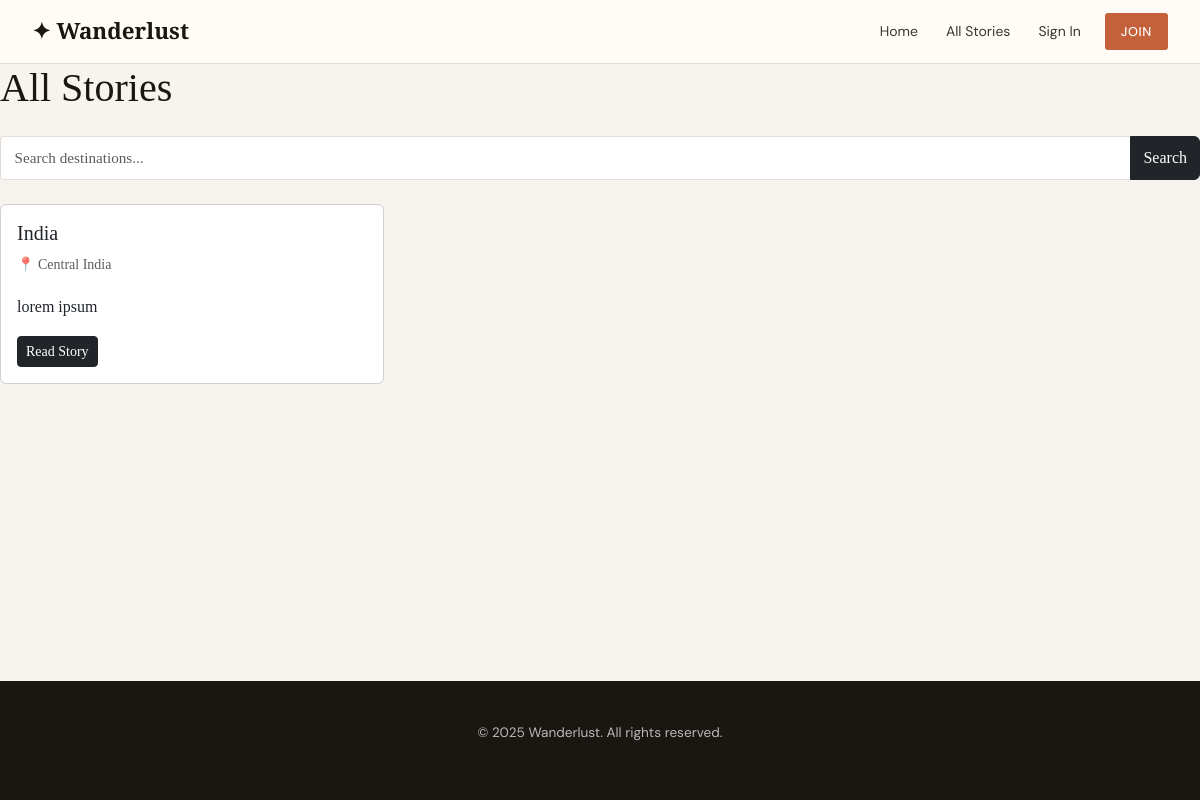
The app's page /posts/, older data.
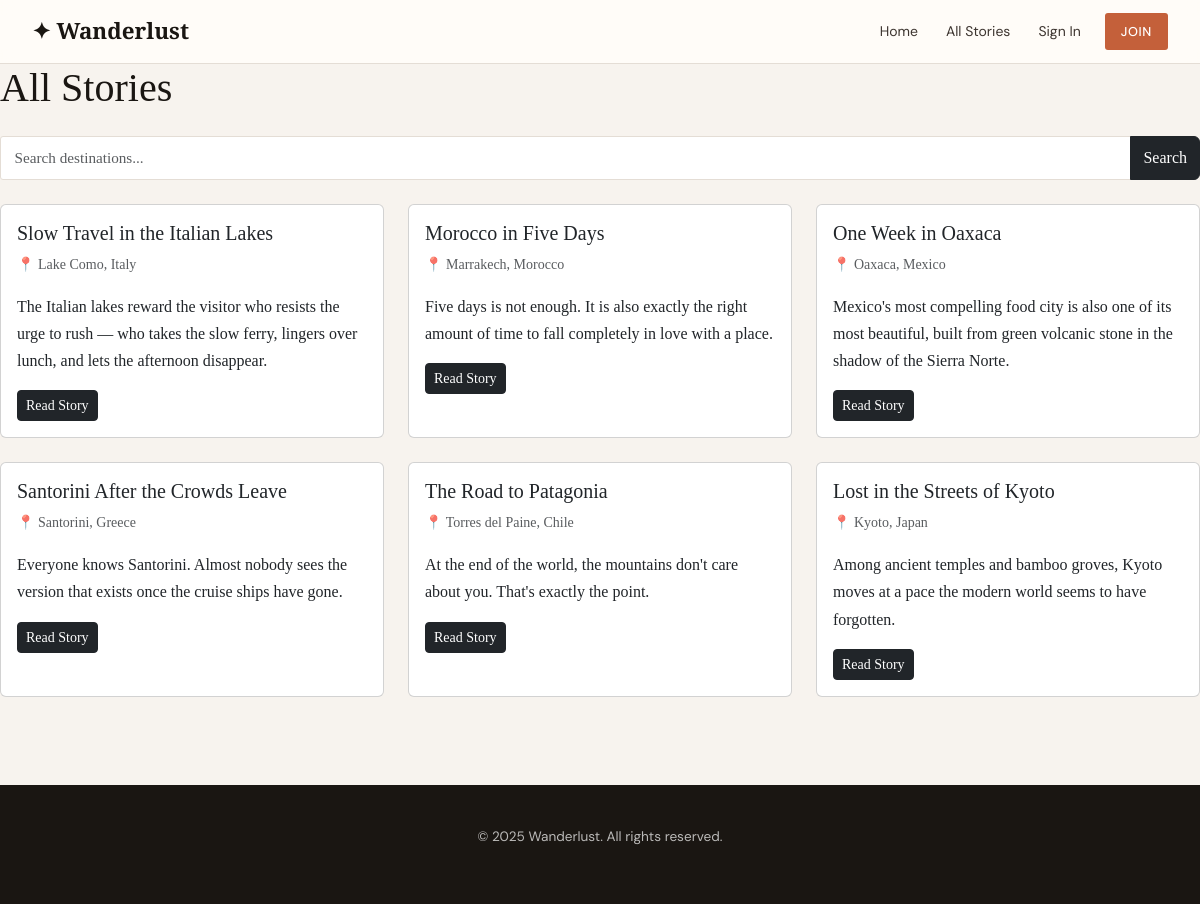
The same page, newer data.
### blog/models.py (models this page shows, shortened)
class Post(models.Model):
    STATUS_DRAFT = 'draft'
    STATUS_PUBLISHED = 'published'
    STATUS_CHOICES = [
        (STATUS_DRAFT, 'Draft'),
        (STATUS_PUBLISHED, 'Published'),
    ]
    title = models.CharField(max_length=200)
    slug = models.SlugField(max_length=200, unique=True, blank=True)
    author = models.ForeignKey(User, on_delete=models.CASCADE, related_name='posts')
    category = models.ForeignKey(Category, on_delete=models.SET_NULL, null=True, blank=True, related_name='posts')
    destination = models.CharField(max_length=100)
    excerpt = models.TextField(max_length=300)
    content = models.TextField()
    status = models.CharField(max_length=10, choices=STATUS_CHOICES, default=STATUS_DRAFT)
    created_at = models.DateTimeField(auto_now_add=True)
    featured = models.BooleanField(default=False)
    class Meta:
        ordering = ['-created_at']
    def get_absolute_url(self):
        return reverse('blog:post_detail', kwargs={'slug': self.slug})

### blog/views.py (the view)
# urls.py: path('posts/', views.post_list, name='post_list'),
def post_list(request):
    from django.db.models import Q
    queryset = Post.objects.filter(status=Post.STATUS_PUBLISHED)
    search_query = request.GET.get('q', '')
    category_slug = request.GET.get('category', '')
    if search_query:
        queryset = queryset.filter(
            Q(title__icontains=search_query) |
            Q(destination__icontains=search_query) |
            Q(excerpt__icontains=search_query)
        )
    if category_slug:
        queryset = queryset.filter(category__slug=category_slug)
    context = {
        'posts': queryset,
        'categories': Category.objects.all(),
        'search_query': search_query,
    }
    return render(request, 'blog/post_list.html', context)

### templates/blog/post_list.html
{% extends 'base.html' %} {% block title %}All Stories — Wanderlust{% endblock%}
{% block content %}
<h1 class="mb-4">All Stories</h1>
<form method="get" class="mb-4">
    <div class="input-group">
        <input
            type="search"
            name="q"
            value="{{ search_query }}"
            class="form-control"
            placeholder="Search destinations..."
        />
        <button type="submit" class="btn btn-dark">Search</button>
    </div>
</form>
{% if posts %}
<div class="row">
    {% for post in posts %}
    <div class="col-md-4 mb-4">
        <div class="card h-100">
            <div class="card-body">
                <h5 class="card-title">{{ post.title }}</h5>
                <p class="text-muted small">📍 {{ post.destination }}</p>
                <p class="card-text">{{ post.excerpt }}</p>
                <a
                    href="{{ post.get_absolute_url }}"
                    class="btn btn-dark btn-sm"
                    >Read Story</a
                >
            </div>
        </div>
    </div>
    {% endfor %}
</div>
{% else %}
<p>No stories found.</p>
{% endif %} {% endblock %}

### templates/base.html (shortened to what this page needs)
<!doctype html>
<html lang="en">
    <head>
        {% load static %}
        <link
            href="https://cdn.jsdelivr.net/npm/bootstrap@5.3.2/dist/css/bootstrap.min.css"
            rel="stylesheet"
        />
        <link
            href="https://cdn.jsdelivr.net/npm/bootstrap-icons@1.11.3/font/bootstrap-icons.min.css"
            rel="stylesheet"
        />
        <link rel="stylesheet" href="{% static 'css/main.css' %}" />
    </head>
    <body>
        <nav class="site-nav">
            <div class="nav-inner">
                <a class="nav-brand" href="/">✦ Wanderlust</a>
                <div class="nav-links">
                    <a href="/" class="nav-link">Home</a>
                    <a href="/posts/" class="nav-link">All Stories</a>
                    {% if user.is_authenticated %}
                    <a
                        href="{% url 'accounts:profile' username=user.username %}"
                        class="nav-link"
                        >Profile</a
                    >
                    <form
                        method="post"
                        action="{% url 'logout' %}"
                        class="d-inline"
                    >
                        {% csrf_token %}
                        <button type="submit" class="nav-link">Sign Out</button>
                    </form>
                    {% else %}
                    <a href="{% url 'login' %}" class="nav-link">Sign In</a>
                    <a href="{% url 'accounts:register' %}" class="nav-cta"
                        >Join</a
                    >
                    {% endif %}
                </div>
            </div>
        </nav>
        <main>{% block content %}{% endblock %}</main>
        <footer class="site-footer">
            <p>© 2025 Wanderlust. All rights reserved.</p>
        </footer>
    </body>
</html>

### static/css/main.css (style rules this page uses)
:root { --ink: #1a1612; --ink-soft: #3d3530; --parchment: #f7f3ee; --cream: #fffcf8; --terra: #c4603a; --terra-dk: #a04e2e; --muted: #9b9189; --line: #e4ddd5; --white: #ffffff; --font-display: "Playfair Display", Georgia, serif; --font-body: "Source Serif 4", Georgia, serif; --font-ui: "DM Sans", system-ui, sans-serif; --nav-h: 64px; --shadow: 0 2px 20px rgba(26, 22, 18, 0.1); --shadow-hover: 0 8px 40px rgba(26, 22, 18, 0.18); }
*, *::before, *::after { box-sizing: border-box; margin: 0; padding: 0; }
html { scroll-behavior: smooth; }
body { background: var(--parchment); color: var(--ink); font-family: var(--font-body); font-size: 1rem; line-height: 1.7; min-height: 100vh; display: flex; flex-direction: column; }
main { flex: 1; padding-top: var(--nav-h); }
a { color: inherit; text-decoration: none; }
h1, h2, h3, h4 { font-family: var(--font-display); line-height: 1.2; color: var(--ink); }
.site-nav { position: fixed; top: 0; left: 0; right: 0; height: var(--nav-h); background: var(--cream); border-bottom: 1px solid var(--line); z-index: 1000; }
.nav-inner { height: 100%; display: flex; align-items: center; justify-content: space-between; padding: 0 2rem; }
.nav-brand { font-family: var(--font-display); font-size: 1.4rem; font-weight: 700; color: var(--ink); }
.nav-links { display: flex; align-items: center; gap: 0.25rem; }
.nav-link { font-family: var(--font-ui); font-size: 0.875rem; color: var(--ink-soft); padding: 0.4rem 0.75rem; border-radius: 3px; transition: color 0.2s, background 0.2s; background: none; border: none; cursor: pointer; }
.nav-cta { font-family: var(--font-ui); font-size: 0.8rem; font-weight: 500; letter-spacing: 0.05em; text-transform: uppercase; color: var(--white); background: var(--terra); padding: 0.45rem 1rem; border-radius: 3px; transition: background 0.2s; margin-left: 0.5rem; }
.form-control { display: block; width: 100%; padding: 0.6rem 0.85rem; border: 1px solid var(--line); border-radius: 3px; background: var(--white); font-family: var(--font-body); font-size: 0.95rem; color: var(--ink); transition: border-color 0.2s; }
.site-footer { background: var(--ink); color: rgba(255, 255, 255, 0.7); padding: 2.5rem 0; margin-top: 4rem; font-family: var(--font-ui); font-size: 0.85rem; text-align: center; }
.site-nav { background: rgba(255, 252, 248, 0.95); backdrop-filter: blur(8px); -webkit-backdrop-filter: blur(8px); }

Row changes from the older to the newer data that the page shows:
removed Post: title "India", destination "Central India", excerpt "lorem ipsum"
added Post: title "Slow Travel in the Italian Lakes", destination "Lake Como, Italy", excerpt "The Italian lakes reward the visitor who resists the urge to rush — who takes the slow ferry, lingers over lunch, and lets the afternoon disappear."
added Post: title "Morocco in Five Days", destination "Marrakech, Morocco", excerpt "Five days is not enough. It is also exactly the right amount of time to fall completely in love with a place."
added Post: title "One Week in Oaxaca", destination "Oaxaca, Mexico", excerpt "Mexico's most compelling food city is also one of its most beautiful, built from green volcanic stone in the shadow of the Sierra Norte."
added Post: title "Santorini After the Crowds Leave", destination "Santorini, Greece", excerpt "Everyone knows Santorini. Almost nobody sees the version that exists once the cruise ships have gone."
added Post: title "The Road to Patagonia", destination "Torres del Paine, Chile", excerpt "At the end of the world, the mountains don't care about you. That's exactly the point."
added Post: title "Lost in the Streets of Kyoto", destination "Kyoto, Japan", excerpt "Among ancient temples and bamboo groves, Kyoto moves at a pace the modern world seems to have forgotten."
